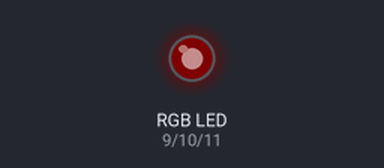
Bench run of a sketch on a simulated Arduino Uno, built with avr-gcc and run on an emulated ATmega328P. Parts: an RGB LED mixed from three pins (HIGH = lit). Dim RGB values are drawn brighter than linear.

Above: at 0.05 s.
At 1.6 s:
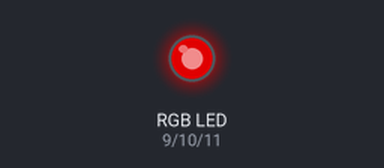
At 3.2 s:
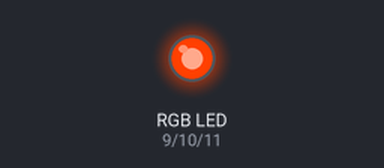
At 6.4 s:
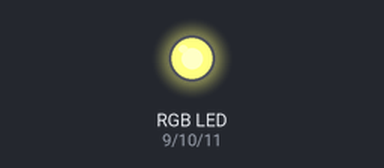
At 9.65 s:
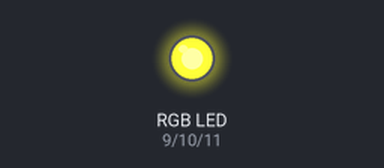
At 12.75 s:
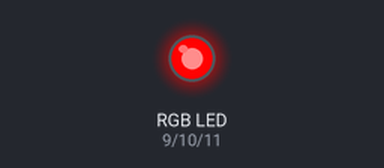
Timing chart, 0 to 16.6 s (numbered marks = the images above):
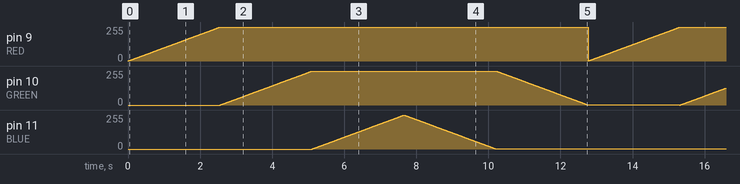

The sketch:

IncrementoColores.ino
```cpp
int RED = 9;
int GREEN = 10;
int BLUE = 11;

int COLORES[3] = {9, 10, 11};

void setup() {
  pinMode(RED, OUTPUT);
  pinMode(GREEN, OUTPUT);
  pinMode(BLUE, OUTPUT);
}

void loop() {
  for(int i = 0; i < 3; i++){
    for(int j = 0; j < 255; j++){
      analogWrite(COLORES[i], j);
      delay(10);
    }
  }
  for(int i = 2; i > 0; i--){
    for(int j = 255; j > 0; j--){
      analogWrite(COLORES[i], j);
      delay(10);
    }
  }
}
```

Measured:
- by itself, pin 9 (RED): ramps from 0/255 to 254/255 and jumps back, once every 12.8 s
